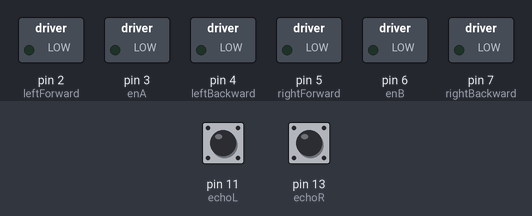
A sketch run on a simulated Arduino Uno, built with avr-gcc and run on an emulated ATmega328P. Shown: switched loads named in the sketch (green lamp = pin HIGH). Dashed ring = blinking. Inputs (shaded band) come from the test bench; at power-on: pin 13 (echoR) LOW, pin 11 (echoL) LOW. Pins used as bus, display or sensor lines are not drawn.

Above: at 1.2 s.
1.3 s: pin 13 (echoR) pulsed HIGH 2 times (0.12 s each, 0.3 s apart)
At 2.0 s:
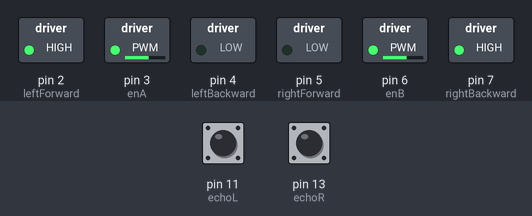
At 4.6 s:
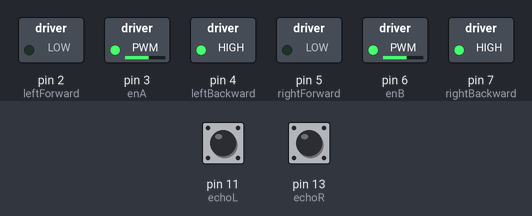
4.9 s: pin 11 (echoL) pulsed HIGH 2 times (0.12 s each, 0.3 s apart)
At 7.3 s:
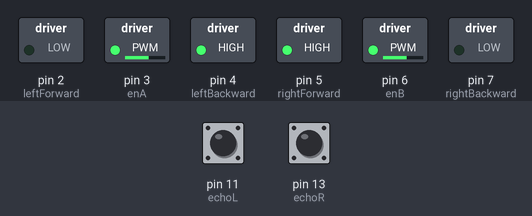
Timing chart, 0 to 13.5 s (numbered marks = the images above; inputs shaded):
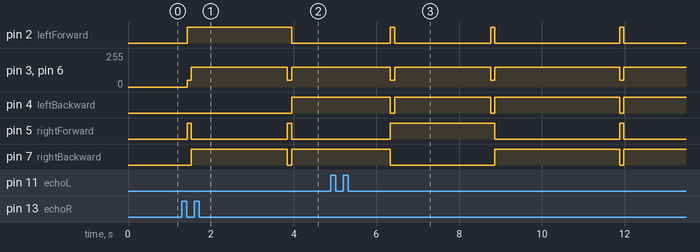

The sketch:

Obstacle_Avoiding_Robot.ino
```cpp
const int trigL = 10; //Left Sensor
const int echoL = 11; //pins

const int trigR = 12; //Right Sensor
const int echoR = 13; //pins

const int leftForward = 2;  //Left motor
const int leftBackward = 4;
const int enA = 3;          //PWM out

const int rightForward = 5; //Right motor
const int rightBackward = 7;
const int enB = 6;          //PWM out

int durationL = 0;    //Measurement duration of the left sensor
int distanceL = 0;    //Distance measured by the left sensor

int durationR = 0;    //Measurement duration of the right sensor
int distanceR = 0;    //Distance measured by the left sensor

void setup()
{
  pinMode(trigL , OUTPUT);  //assigning input output pins
  pinMode(echoL , INPUT);
  pinMode(trigR , OUTPUT);
  pinMode(echoR , INPUT);
  pinMode(leftForward , OUTPUT);
  pinMode(leftBackward , OUTPUT);
  pinMode(rightForward , OUTPUT);
  pinMode(rightBackward , OUTPUT);

  Serial.begin(9600);

}

void loop()   //start of main function
{
  digitalWrite(trigL , LOW); //trigL pin initially off
  delayMicroseconds(2);
  digitalWrite(trigL , HIGH);//trigL 10uS on
  delayMicroseconds(10);


  durationL = pulseIn(echoL , HIGH); //echoL on
  distanceL = (durationL/2) / 28.1 ; //distance calculation
  delay(10);                        //Converting the speed of sound to cm

  digitalWrite(trigR , LOW);//trigR pin initially off
  delayMicroseconds(2);
  digitalWrite(trigR , HIGH);//trigR 10uS on
  delayMicroseconds(10);


  durationR = pulseIn(echoR , HIGH);//echoL on
  distanceR = (durationR/2) / 28.1 ;
  delay(10);


  if ( (distanceL < 20) || (distanceR < 20) )
  {
    analogWrite(enA, 50);
    analogWrite(enB, 50);                    //slow down

    digitalWrite(leftForward , HIGH);
    digitalWrite(leftBackward , LOW);
    digitalWrite(rightForward , HIGH);
    digitalWrite(rightBackward , LOW);
    delay(100);

    if(distanceL > distanceR)
    {
      analogWrite(enA, 150);    //turn right
      analogWrite(enB, 150);
      digitalWrite(leftForward , HIGH);
      digitalWrite(leftBackward , LOW);
      digitalWrite(rightForward , LOW);
      digitalWrite(rightBackward , HIGH);
      delay(300);
    }
    else if(distanceL < distanceR)
    {
      analogWrite(enA, 150);
      analogWrite(enB, 150);
      digitalWrite(leftForward , LOW);    //turn left
      digitalWrite(leftBackward , HIGH);
      digitalWrite(rightForward , HIGH);
      digitalWrite(rightBackward , LOW);
      delay(300);
    }
    else
    {
      analogWrite(enA, 150);
      analogWrite(enB, 150);
      digitalWrite(leftForward , LOW);
      digitalWrite(leftBackward , HIGH);  //go forward
      digitalWrite(rightForward , LOW);
      digitalWrite(rightBackward , HIGH);
      delay(1000);
    }
  }
  else
  {
      analogWrite(enA, 75);
      analogWrite(enB, 75);             //go back
      digitalWrite(leftForward , HIGH);
      digitalWrite(leftBackward , LOW);
      digitalWrite(rightForward , HIGH);
      digitalWrite(rightBackward , LOW);
      delay(100);
  }
}
```

Measured:
- after the input at 1.3 s, pin 4 (leftBackward): LOW → HIGH after 2.7 s instead of 0.82 s; pin 7 (rightBackward): LOW → HIGH after 0.23 s instead of 0.82 s
